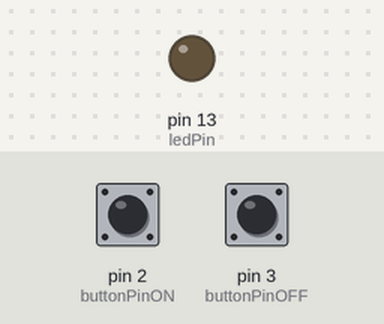
This sketch was run on a simulated Arduino Uno, built with avr-gcc and run on an emulated ATmega328P. Parts: output pins drawn as LEDs (lit = HIGH). The test bench sets the inputs (shaded band); at power-on: pin 2 (buttonPinON) LOW, pin 3 (buttonPinOFF) LOW.

Above: at 1.2 s.
1.3 s: pin 2 (buttonPinON) pulled HIGH for 0.15 s
At 1.9 s:
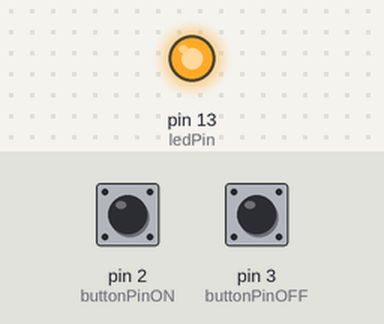
2.9 s: pin 3 (buttonPinOFF) pulled HIGH for 0.15 s
At 4.1 s:
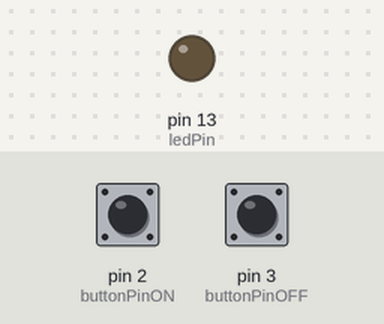
4.5 s: pin 2 (buttonPinON) pulled HIGH for 1 s
At 5.5 s:
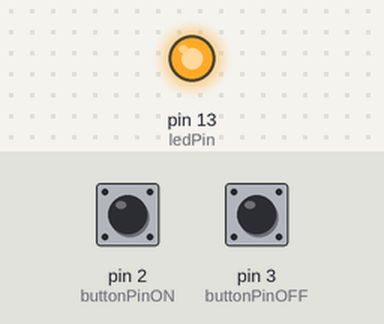
Timing chart, 0 to 7.5 s (numbered marks = the images above; inputs shaded):
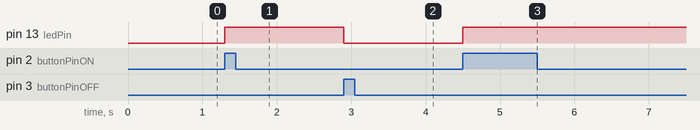

The sketch:

Projekt_03-Tryckknappbrytare-ovn1.ino
```cpp
/****************************************************
* Projekt 3 - Tryckknappbrytaren övn 1
* Två tryckknappsbytare, den ena tryckknappen tänder
* lysdioden och den andra släcker lysdioden
*****************************************************/

const int buttonPinON  = 2;
const int buttonPinOFF = 3;
const int ledPin = 13;

//int lastButtonStateOFF, lastButtonStateON;

void setup()
{
  pinMode(ledPin, OUTPUT);
  pinMode(buttonPinOFF, INPUT);
  pinMode(buttonPinON, INPUT);
}

void loop()
{
  int buttonStateOFF = digitalRead(buttonPinOFF);
  int buttonStateON  = digitalRead(buttonPinON);


  if (buttonStateON == HIGH && buttonStateOFF == LOW) //lastButtonStateON==LOW &&
  {
    digitalWrite(ledPin, HIGH);
  }

  // lastButtonStateOFF == LOW &&
  if (buttonStateOFF == HIGH && buttonStateON == LOW) //lastButtonStateOFF==LOW &&
  {
    digitalWrite(ledPin, LOW);
  }

  //lastButtonStateOFF = buttonStateOFF;
  //lastButtonStateON  = buttonStateON;
  //delay(10);
}
```

Measured:
- after the input at 1.3 s, pin 13 (ledPin): LOW → HIGH at once
- after the input at 2.9 s, pin 13 (ledPin): HIGH → LOW at once
- after the input at 4.5 s, pin 13 (ledPin): LOW → HIGH at once
